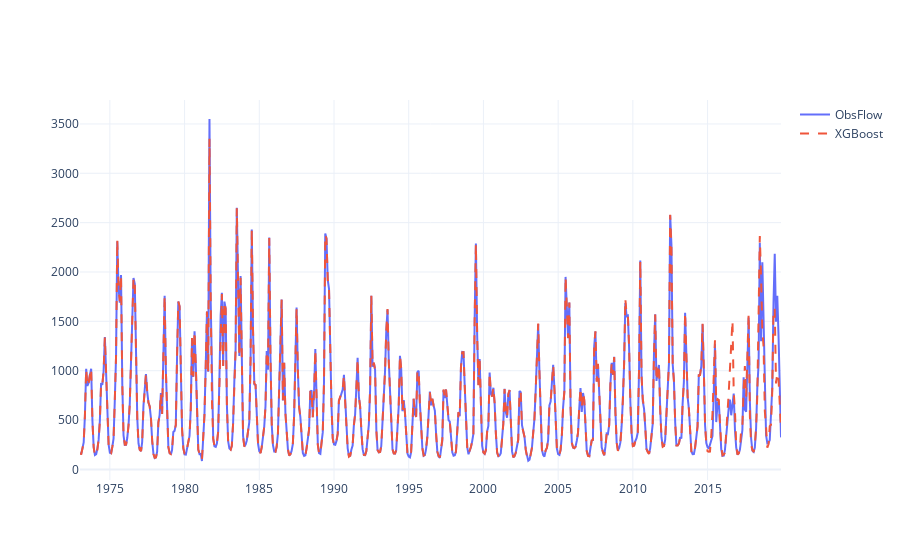
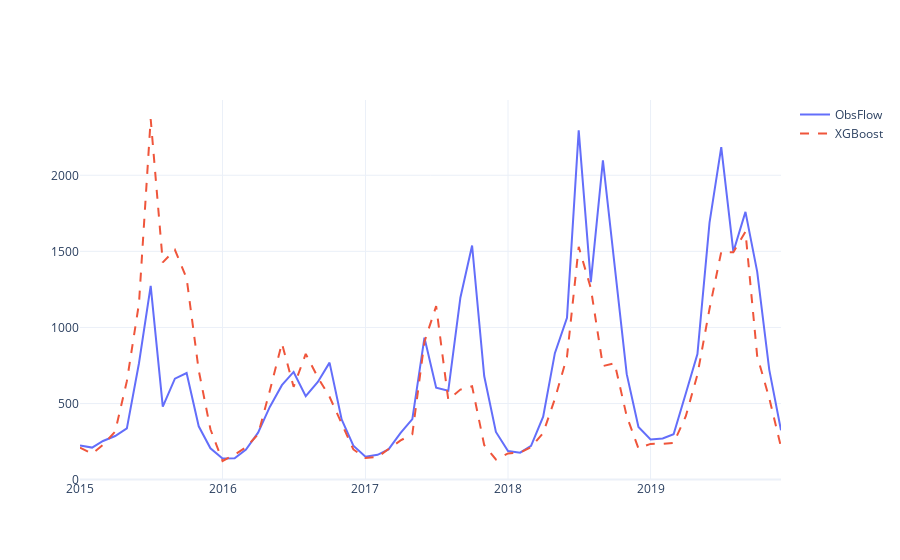
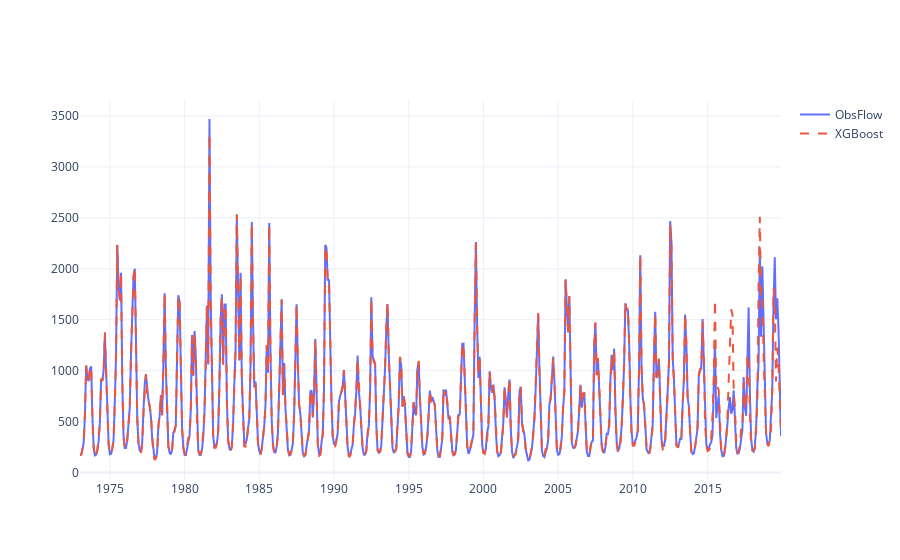
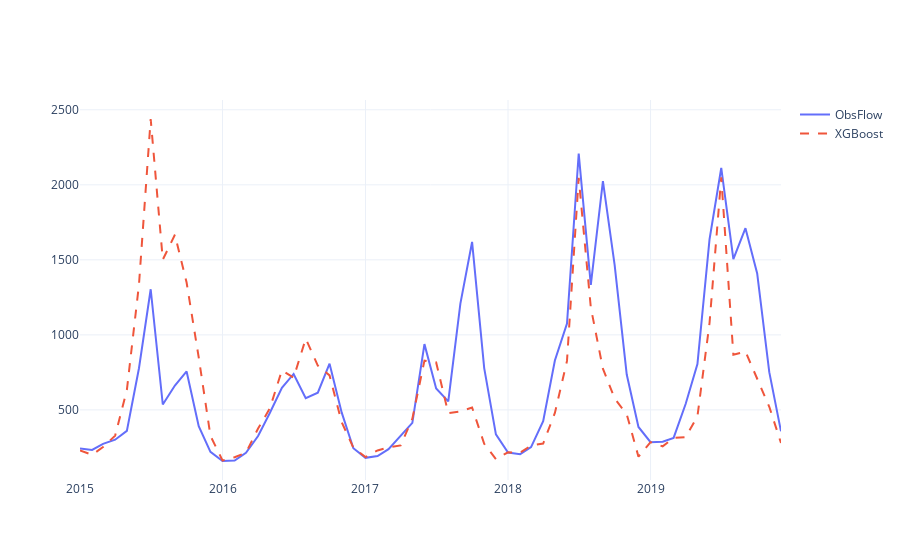

Notebook code cell kept with these figures, in order:
### Code cell
name = 'InputOutputSamples_hydrosimyr'
pred_years = np.arange(2015,2020)
start_year = 1973
sample_path = f'../samples_mete_wb_vif/{name}/'
for hydro_station in hydro_stations:
    model_path = f'../model_mete_wb_vif/12MonthlyFlowProcessForecast_{hydro_station.lower()}/MultiXGBRegressor/{name}/'
    if not os.path.exists(model_path):
        os.makedirs(model_path)
    result_path = f'../result_mete_wb_vif/XGboostPredResult/{hydro_station}/{name}/'
    if not os.path.exists(result_path):
        os.makedirs(result_path)
    obs_flow = pd.read_csv(f'../data/{hydro_station.lower()}_natural_monthly_flow.csv', index_col=['date'], parse_dates=['date']) 
    full_df = pd.DataFrame(
            index = pd.date_range(f'{start_year}-01-01',f'2019-12-31',freq='MS'),
            columns=['obs','pred'],
        )
    full_df.index.name = 'date'
    full_feature_samples = pd.read_csv(f'../samples_mete_wb_vif/InputOutputSamples_hismete/{hydro_station}_meteavg_vif_feature_samples.csv',index_col=['date'],parse_dates=['date'])
    full_target_samples = pd.read_csv(f'../samples_mete_wb_vif/InputOutputSamples_hismete/{hydro_station}_meteavg_vif_target_samples.csv',index_col=['date'],parse_dates=['date'])
             
    for pred_year in pred_years:
        df = pd.DataFrame(
            index=pd.date_range(f'{start_year}-01-01',f'{pred_year}-12-31',freq='MS'),
            columns=['obs','pred']
        )
        df.index.name='date'
        
        if not os.path.exists(model_path+f'model_{pred_year}.json'):
            feature_samples = pd.read_csv(sample_path+f'{hydro_station}_meteavg_vif_feature_samples_pred{pred_year}.csv',index_col=['date'],parse_dates=['date'])
            target_samples = pd.read_csv(sample_path+f'{hydro_station}_meteavg_vif_target_samples_pred{pred_year}.csv',index_col=['date'],parse_dates=['date'])

               
            feature_samples = feature_samples.loc[:f'{pred_year-1}-12-31'] #预测年份数据暂时不用
            target_samples = target_samples.loc[:f'{pred_year-1}-12-31'] #预测年份数据暂时不用

            best_params = OptunaTuneMultioutXGBRegressorCV(
                train_X=feature_samples,
                train_Y=target_samples,
                nfolds=nfolds,
                n_trials=n_trials,#200
                num_boost_round=num_boost_round,#100
                n_warmup_steps=n_warmup_steps
            )   
            print(best_params)
            model = FitFinalMultioutXGBRegressor(feature_samples,target_samples,best_params,100)
            calval_pred = predict(model,feature_samples)
            for sim_year in range(start_year,pred_year):
                features = feature_samples.loc[feature_samples.index.month == 1].loc[f'{sim_year}']
                year_feature_samples = pd.DataFrame(
                    features.values,
                    index=[f'{sim_year}-01-01'],
                    columns=feature_samples.columns
                ) #预测年份数据暂时不用
                year_feature_samples.index.name='date'
                year_pred = predict(model,year_feature_samples)
                df.loc[f'{sim_year}-01-01':f'{sim_year}-12-31','pred'] = year_pred[0]
                df.loc[f'{sim_year}-01-01':f'{sim_year}-12-31','obs'] = obs_flow.loc[f'{sim_year}-01-01':f'{sim_year}-12-31','flow(m^3/s)'].values
           
            df.to_csv(result_path+f'XGBoost_sim_{1973}_{pred_year}.csv')

            save_model(model,model_path+f'model_{pred_year}.json')

        else:
            model = load_model(model_path+f'model_{pred_year}.json')
            print(f'model_{pred_year}.json loaded')
            if pred_year == 2015:
                for sim_year in range(start_year,end_year):
                    full_features = full_feature_samples.loc[full_feature_samples.index.month == 1].loc[f'{sim_year}']
                    year_full_feature_samples = pd.DataFrame(
                        full_features.values,
                        index=[f'{sim_year}-01-01'],
                        columns=full_feature_samples.columns
                    ) #预测年份数据暂时不用
                    year_full_feature_samples.index.name='date'
                    year_pred = predict(model,year_full_feature_samples)
                    full_df.loc[f'{sim_year}-01-01':f'{sim_year}-12-31','pred'] = year_pred[0]
                    full_df.loc[f'{sim_year}-01-01':f'{sim_year}-12-31','obs'] = obs_flow.loc[f'{sim_year}-01-01':f'{sim_year}-12-31','flow(m^3/s)'].values
                full_df.to_csv(result_path+f'{hydro_station}_full_sim_1973_2019.csv')
                fig = go.Figure()
                fig.add_scatter(x=full_df.index, y=full_df['obs'], name='ObsFlow', line=dict(dash='solid'))
                fig.add_scatter(x=full_df.index, y=full_df['pred'], name='XGBoost', line=dict(dash='dash'))
                fig.show()


    #! Perform Prediction
    full_pred = pd.DataFrame(index=pd.date_range(f'{pred_years[0]}-01-01',f'{pred_years[-1]}-12-31',freq='MS'),columns=['obs','pred']) 
    full_pred.index.name = 'date'
    model_path = f'../model_mete_wb_vif/12MonthlyFlowProcessForecast_{hydro_station.lower()}/MultiXGBRegressor/{name}/'
    obs_flow = pd.read_csv(f'../data/{hydro_station.lower()}_natural_monthly_flow.csv', index_col=['date'], parse_dates=['date'])  
    for pred_year in pred_years:
        model = load_model(model_path+f'model_{pred_year}.json')
        feature_samples = pd.read_csv(sample_path+f'{hydro_station}_meteavg_vif_feature_samples_pred{pred_year}.csv',index_col=['date'],parse_dates=['date'])
        target_samples = pd.read_csv(sample_path+f'{hydro_station}_meteavg_vif_target_samples_pred{pred_year}.csv',index_col=['date'],parse_dates=['date'])
        
        feature_samples = pd.DataFrame(
            feature_samples[f'{pred_year}-01-01':f'{pred_year}-12-31'].values,
            index=[feature_samples.index[feature_samples.index.shape[0]-1]],
            columns=feature_samples.columns) #预测年份数据暂时不用
        target_samples = pd.DataFrame(
            target_samples[f'{pred_year}-01-01':f'{pred_year}-12-31'].values,
            index=[target_samples.index[target_samples.index.shape[0]-1]],
            columns=target_samples.columns) #预测年份数据暂时不用
        test_pred = predict(model,feature_samples)

        print(test_pred)
        
        full_pred.loc[f'{pred_year}-01-01':f'{pred_year}-12-31','obs'] = obs_flow.loc[f'{pred_year}-01-01':f'{pred_year}-12-31','flow(m^3/s)'].values
        full_pred.loc[f'{pred_year}-01-01':f'{pred_year}-12-31','pred'] = test_pred[0]

    print('XGBoost',r2_score(full_pred['obs'],full_pred['pred']))
    full_pred.to_csv(result_path+f'XGBoost_pred_{pred_years[0]}_{pred_years[-1]}.csv')

    # Visualize the results using plotly
    fig = go.Figure()
    fig.add_scatter(x=full_pred.index,y=full_pred['obs'],name='ObsFlow',line=dict(dash='solid'))
    fig.add_scatter(x=full_pred.index,y=full_pred['pred'],name='XGBoost',line=dict(dash='dash'))
    fig.show()

### Figure 1 — Plotly figure (JSON) as saved in the notebook; plotly's stock layout.template omitted (floating-point values rounded to 4 significant figures; data arrays with more than 128 entries replaced by an {"elided": "..."} marker saying what was removed)
{"data": [{"line": {"dash": "solid"}, "name": "ObsFlow", "type": "scatter", "x": {"elided": "564 str values"}, "y": {"elided": "564 float values"}}, {"line": {"dash": "dash"}, "name": "XGBoost", "type": "scatter", "x": {"elided": "564 str values"}, "y": {"elided": "564 float values"}}], "layout": {}}

### Figure 2 — Plotly figure (JSON) as saved in the notebook; plotly's stock layout.template omitted (floating-point values rounded to 4 significant figures)
{"data": [{"line": {"dash": "solid"}, "name": "ObsFlow", "type": "scatter", "x": ["2015-01-01T00:00:00", "2015-02-01T00:00:00", "2015-03-01T00:00:00", "2015-04-01T00:00:00", "2015-05-01T00:00:00", "2015-06-01T00:00:00", "2015-07-01T00:00:00", "2015-08-01T00:00:00", "2015-09-01T00:00:00", "2015-10-01T00:00:00", "2015-11-01T00:00:00", "2015-12-01T00:00:00", "2016-01-01T00:00:00", "2016-02-01T00:00:00", "2016-03-01T00:00:00", "2016-04-01T00:00:00", "2016-05-01T00:00:00", "2016-06-01T00:00:00", "2016-07-01T00:00:00", "2016-08-01T00:00:00", "2016-09-01T00:00:00", "2016-10-01T00:00:00", "2016-11-01T00:00:00", "2016-12-01T00:00:00", "2017-01-01T00:00:00", "2017-02-01T00:00:00", "2017-03-01T00:00:00", "2017-04-01T00:00:00", "2017-05-01T00:00:00", "2017-06-01T00:00:00", "2017-07-01T00:00:00", "2017-08-01T00:00:00", "2017-09-01T00:00:00", "2017-10-01T00:00:00", "2017-11-01T00:00:00", "2017-12-01T00:00:00", "2018-01-01T00:00:00", "2018-02-01T00:00:00", "2018-03-01T00:00:00", "2018-04-01T00:00:00", "2018-05-01T00:00:00", "2018-06-01T00:00:00", "2018-07-01T00:00:00", "2018-08-01T00:00:00", "2018-09-01T00:00:00", "2018-10-01T00:00:00", "2018-11-01T00:00:00", "2018-12-01T00:00:00", "2019-01-01T00:00:00", "2019-02-01T00:00:00", "2019-03-01T00:00:00", "2019-04-01T00:00:00", "2019-05-01T00:00:00", "2019-06-01T00:00:00", "2019-07-01T00:00:00", "2019-08-01T00:00:00", "2019-09-01T00:00:00", "2019-10-01T00:00:00", "2019-11-01T00:00:00", "2019-12-01T00:00:00"], "y": [224.6, 210.2, 253.9, 286.2, 336.5, 764.8, 1273.0, 479.1, 663.4, 700.3, 350, 205.7, 137.9, 140.1, 197.8, 308.6, 477.4, 620.6, 707.5, 548.3, 641.4, 768.7, 395.1, 223.2, 150.7, 163.1, 198.2, 306.8, 397.2, 932.8, 604.5, 583.3, 1196.0, 1539.0, 680.3, 313.1, 188, 177.1, 221.5, 413.3, 831.1, 1063.0, 2295.0, 1298.0, 2098.0, 1399.0, 692.8, 345.8, 264.1, 270.2, 298.1, 564.5, 825, 1689.0, 2185.0, 1497.0, 1760.0, 1367.0, 721.2, 324.5]}, {"line": {"dash": "dash"}, "name": "XGBoost", "type": "scatter", "x": ["2015-01-01T00:00:00", "2015-02-01T00:00:00", "2015-03-01T00:00:00", "2015-04-01T00:00:00", "2015-05-01T00:00:00", "2015-06-01T00:00:00", "2015-07-01T00:00:00", "2015-08-01T00:00:00", "2015-09-01T00:00:00", "2015-10-01T00:00:00", "2015-11-01T00:00:00", "2015-12-01T00:00:00", "2016-01-01T00:00:00", "2016-02-01T00:00:00", "2016-03-01T00:00:00", "2016-04-01T00:00:00", "2016-05-01T00:00:00", "2016-06-01T00:00:00", "2016-07-01T00:00:00", "2016-08-01T00:00:00", "2016-09-01T00:00:00", "2016-10-01T00:00:00", "2016-11-01T00:00:00", "2016-12-01T00:00:00", "2017-01-01T00:00:00", "2017-02-01T00:00:00", "2017-03-01T00:00:00", "2017-04-01T00:00:00", "2017-05-01T00:00:00", "2017-06-01T00:00:00", "2017-07-01T00:00:00", "2017-08-01T00:00:00", "2017-09-01T00:00:00", "2017-10-01T00:00:00", "2017-11-01T00:00:00", "2017-12-01T00:00:00", "2018-01-01T00:00:00", "2018-02-01T00:00:00", "2018-03-01T00:00:00", "2018-04-01T00:00:00", "2018-05-01T00:00:00", "2018-06-01T00:00:00", "2018-07-01T00:00:00", "2018-08-01T00:00:00", "2018-09-01T00:00:00", "2018-10-01T00:00:00", "2018-11-01T00:00:00", "2018-12-01T00:00:00", "2019-01-01T00:00:00", "2019-02-01T00:00:00", "2019-03-01T00:00:00", "2019-04-01T00:00:00", "2019-05-01T00:00:00", "2019-06-01T00:00:00", "2019-07-01T00:00:00", "2019-08-01T00:00:00", "2019-09-01T00:00:00", "2019-10-01T00:00:00", "2019-11-01T00:00:00", "2019-12-01T00:00:00"], "y": [210.4, 169.5, 228.4, 315.7, 646.9, 1157.0, 2370.0, 1428.0, 1510.0, 1323.0, 717.9, 330.5, 122.2, 164.0, 212.4, 297.3, 584.0, 896.1, 609.5, 826.1, 671.8, 543.9, 368.7, 198.0, 141.8, 148.1, 200.7, 257.5, 298.4, 906.3, 1140.0, 524.8, 591.6, 613.0, 227.4, 132.8, 172.3, 177.5, 212.6, 306.4, 530.8, 806.6, 1530.0, 1258.0, 746.0, 764.9, 416.0, 205.0, 234.7, 235.0, 241.0, 414.7, 690.0, 1123.0, 1497.0, 1494.0, 1629.0, 812.5, 534.3, 214.0]}], "layout": {}}

### Figure 3 — Plotly figure (JSON) as saved in the notebook; plotly's stock layout.template omitted (floating-point values rounded to 4 significant figures; data arrays with more than 128 entries replaced by an {"elided": "..."} marker saying what was removed)
{"data": [{"line": {"dash": "solid"}, "name": "ObsFlow", "type": "scatter", "x": {"elided": "564 str values"}, "y": {"elided": "564 float values"}}, {"line": {"dash": "dash"}, "name": "XGBoost", "type": "scatter", "x": {"elided": "564 str values"}, "y": {"elided": "564 float values"}}], "layout": {}}

### Figure 4 — Plotly figure (JSON) as saved in the notebook; plotly's stock layout.template omitted (floating-point values rounded to 4 significant figures)
{"data": [{"line": {"dash": "solid"}, "name": "ObsFlow", "type": "scatter", "x": ["2015-01-01T00:00:00", "2015-02-01T00:00:00", "2015-03-01T00:00:00", "2015-04-01T00:00:00", "2015-05-01T00:00:00", "2015-06-01T00:00:00", "2015-07-01T00:00:00", "2015-08-01T00:00:00", "2015-09-01T00:00:00", "2015-10-01T00:00:00", "2015-11-01T00:00:00", "2015-12-01T00:00:00", "2016-01-01T00:00:00", "2016-02-01T00:00:00", "2016-03-01T00:00:00", "2016-04-01T00:00:00", "2016-05-01T00:00:00", "2016-06-01T00:00:00", "2016-07-01T00:00:00", "2016-08-01T00:00:00", "2016-09-01T00:00:00", "2016-10-01T00:00:00", "2016-11-01T00:00:00", "2016-12-01T00:00:00", "2017-01-01T00:00:00", "2017-02-01T00:00:00", "2017-03-01T00:00:00", "2017-04-01T00:00:00", "2017-05-01T00:00:00", "2017-06-01T00:00:00", "2017-07-01T00:00:00", "2017-08-01T00:00:00", "2017-09-01T00:00:00", "2017-10-01T00:00:00", "2017-11-01T00:00:00", "2017-12-01T00:00:00", "2018-01-01T00:00:00", "2018-02-01T00:00:00", "2018-03-01T00:00:00", "2018-04-01T00:00:00", "2018-05-01T00:00:00", "2018-06-01T00:00:00", "2018-07-01T00:00:00", "2018-08-01T00:00:00", "2018-09-01T00:00:00", "2018-10-01T00:00:00", "2018-11-01T00:00:00", "2018-12-01T00:00:00", "2019-01-01T00:00:00", "2019-02-01T00:00:00", "2019-03-01T00:00:00", "2019-04-01T00:00:00", "2019-05-01T00:00:00", "2019-06-01T00:00:00", "2019-07-01T00:00:00", "2019-08-01T00:00:00", "2019-09-01T00:00:00", "2019-10-01T00:00:00", "2019-11-01T00:00:00", "2019-12-01T00:00:00"], "y": [243.5, 232.8, 273.6, 301.4, 360.4, 777.5, 1304.0, 535.9, 662.5, 756.5, 391.3, 220.5, 159.5, 162.2, 214.3, 326.2, 479.6, 647.2, 739.6, 577.7, 614.5, 808.2, 483.1, 244.7, 180.5, 192.5, 238.6, 325.1, 413.6, 938.4, 642.8, 556.6, 1208.0, 1619.0, 778.8, 336.6, 215.4, 205.2, 251.9, 425.5, 829.5, 1076.0, 2208.0, 1334.0, 2024.0, 1466.0, 735.5, 386.2, 284.9, 287.9, 313.7, 541.3, 805.5, 1636.0, 2112.0, 1504.0, 1711.0, 1409.0, 751.5, 357.6]}, {"line": {"dash": "dash"}, "name": "XGBoost", "type": "scatter", "x": ["2015-01-01T00:00:00", "2015-02-01T00:00:00", "2015-03-01T00:00:00", "2015-04-01T00:00:00", "2015-05-01T00:00:00", "2015-06-01T00:00:00", "2015-07-01T00:00:00", "2015-08-01T00:00:00", "2015-09-01T00:00:00", "2015-10-01T00:00:00", "2015-11-01T00:00:00", "2015-12-01T00:00:00", "2016-01-01T00:00:00", "2016-02-01T00:00:00", "2016-03-01T00:00:00", "2016-04-01T00:00:00", "2016-05-01T00:00:00", "2016-06-01T00:00:00", "2016-07-01T00:00:00", "2016-08-01T00:00:00", "2016-09-01T00:00:00", "2016-10-01T00:00:00", "2016-11-01T00:00:00", "2016-12-01T00:00:00", "2017-01-01T00:00:00", "2017-02-01T00:00:00", "2017-03-01T00:00:00", "2017-04-01T00:00:00", "2017-05-01T00:00:00", "2017-06-01T00:00:00", "2017-07-01T00:00:00", "2017-08-01T00:00:00", "2017-09-01T00:00:00", "2017-10-01T00:00:00", "2017-11-01T00:00:00", "2017-12-01T00:00:00", "2018-01-01T00:00:00", "2018-02-01T00:00:00", "2018-03-01T00:00:00", "2018-04-01T00:00:00", "2018-05-01T00:00:00", "2018-06-01T00:00:00", "2018-07-01T00:00:00", "2018-08-01T00:00:00", "2018-09-01T00:00:00", "2018-10-01T00:00:00", "2018-11-01T00:00:00", "2018-12-01T00:00:00", "2019-01-01T00:00:00", "2019-02-01T00:00:00", "2019-03-01T00:00:00", "2019-04-01T00:00:00", "2019-05-01T00:00:00", "2019-06-01T00:00:00", "2019-07-01T00:00:00", "2019-08-01T00:00:00", "2019-09-01T00:00:00", "2019-10-01T00:00:00", "2019-11-01T00:00:00", "2019-12-01T00:00:00"], "y": [229.7, 200.7, 252.8, 328.6, 632.7, 1335.0, 2439.0, 1501.0, 1667.0, 1349.0, 849.5, 327.4, 162.8, 184.9, 215.1, 375.7, 509.7, 763.6, 714.7, 974.9, 795.7, 729.8, 419.1, 247.8, 185.9, 229.9, 250.9, 263.3, 441.7, 828.3, 816.4, 478.1, 489.5, 516.4, 274.5, 172.3, 217.5, 214.6, 262.8, 276.0, 479.6, 826.7, 2047.0, 1183.0, 774.3, 576.2, 471.0, 188.4, 285.3, 257.0, 313.1, 318.4, 456.8, 1079.0, 2049.0, 867.5, 888.8, 702.3, 521.0, 279.3]}], "layout": {}}
